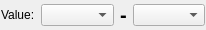
<?xml version="1.0" encoding="UTF-8"?>
<ui version="4.0">
 <class>VComboRangeSelector</class>
 <widget class="QWidget" name="VComboRangeSelector">
  <property name="geometry">
   <rect>
    <x>0</x>
    <y>0</y>
    <width>206</width>
    <height>30</height>
   </rect>
  </property>
  <property name="windowTitle">
   <string>Form</string>
  </property>
  <layout class="QHBoxLayout" name="horizontalLayout">
   <property name="leftMargin">
    <number>1</number>
   </property>
   <property name="topMargin">
    <number>1</number>
   </property>
   <property name="rightMargin">
    <number>1</number>
   </property>
   <property name="bottomMargin">
    <number>1</number>
   </property>
   <item>
    <widget class="QLabel" name="lblCaption">
     <property name="text">
      <string>Value:</string>
     </property>
    </widget>
   </item>
   <item>
    <widget class="QComboBox" name="cmbFrom">
     <property name="sizePolicy">
      <sizepolicy hsizetype="MinimumExpanding" vsizetype="Fixed">
       <horstretch>0</horstretch>
       <verstretch>0</verstretch>
      </sizepolicy>
     </property>
    </widget>
   </item>
   <item>
    <widget class="QLabel" name="label_2">
     <property name="sizePolicy">
      <sizepolicy hsizetype="Minimum" vsizetype="Preferred">
       <horstretch>0</horstretch>
       <verstretch>0</verstretch>
      </sizepolicy>
     </property>
     <property name="font">
      <font>
       <pointsize>15</pointsize>
       <bold>true</bold>
      </font>
     </property>
     <property name="text">
      <string>-</string>
     </property>
    </widget>
   </item>
   <item>
    <widget class="QComboBox" name="cmbTo">
     <property name="sizePolicy">
      <sizepolicy hsizetype="MinimumExpanding" vsizetype="Fixed">
       <horstretch>0</horstretch>
       <verstretch>0</verstretch>
      </sizepolicy>
     </property>
    </widget>
   </item>
  </layout>
 </widget>
 <resources/>
 <connections/>
</ui>
